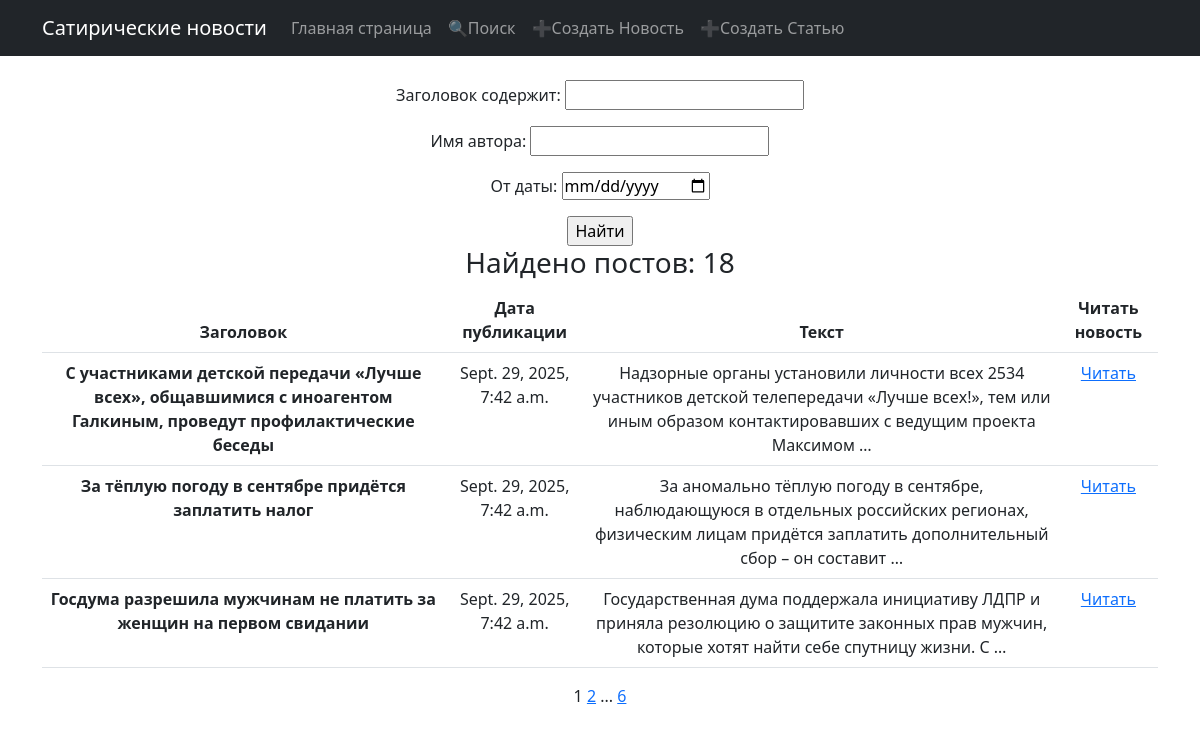
/posts/search/, run on the app's committed database.
### blog/models.py (models this page shows, shortened)
class Post(models.Model):
    NEWS = 'NW'
    ARTICLE = 'AR'
    CATEGORY_CHOICES = (
        (NEWS, 'Новость'),
        (ARTICLE, 'Статья'),
    )
    author = models.ForeignKey(Author, on_delete=models.CASCADE, related_name='posts')
    post_type = models.CharField(max_length=2, choices=CATEGORY_CHOICES, default=ARTICLE)
    date_time = models.DateTimeField(auto_now_add=True)
    category = models.ManyToManyField(Category, through='PostCategory')
    title = models.CharField(max_length=500)
    text = models.TextField()
    rating = models.SmallIntegerField(default=0)
    url_img = models.URLField(blank=True, max_length=500)

### blog/views.py (the view)
# urls.py: path('search/', SearchPosts.as_view(), name='search_posts'),
class SearchPosts(ListView):
    paginate_by = 3
    model = Post
    ordering = 'date_time'
    template_name = 'search.html'
    context_object_name = 'posts'
    def get_queryset(self):
        queryset = super().get_queryset()
        self.filterset = PostFilter(self.request.GET, queryset)
        return self.filterset.qs
    def get_context_data(self, **kwargs) -> dict:
        context = super().get_context_data(**kwargs)
        context['search_filter'] = self.filterset
        context['total_posts'] = self.filterset.qs.count()
        return context

### blog/templatetags/custom_filters.py (called while the page is built)
@register.filter(name='censor')
def censor(value):
    bad_words = ['жопа', 'говно', 'мразь']
    for bad_word in bad_words:
        value = value.replace(bad_word, '*' * len(bad_word))
    return value

### templates/search.html (shortened to what this page needs)
{% extends 'flatpages/default.html' %}
{% load custom_filters %}
{% load custom_tags %}
{% block content %}
<br>
<form action="" method="get">
    {{ search_filter.form.as_p }}
    <input type="submit" value="Найти" />
</form>
<div class="col-lg-12 text-center">
    <h3>Найдено постов: {{ total_posts }}</h3>
    <table class="table">
        <thead>
            <tr>
                <th scope="row">Заголовок</th>
                <th scope="col">Дата публикации</th>
                <th scope="col">Текст</th>
                <th scope="col">Читать новость</th>
            </tr>
        </thead>
        <tbody>
            {% for post in posts %}
            <tr>
                <th scope="row">{{ post.title }}</th>
                <td>{{ post.date_time }}</td>
                <td>{{ post.text | truncatewords:20 | censor}}</td>
                <td><a href="/posts/{{ post.pk }}">Читать</a></td>
            </tr>
            {% endfor %}
        </tbody>
    </table>
</div>
{{ page_obj.number }}
{% if page_obj.has_next %}
<a href="?page={{ page_obj.next_page_number }}">{{ page_obj.next_page_number }}</a>
{% if paginator.num_pages != page_obj.next_page_number %}
...
<a href="?page={{ page_obj.paginator.num_pages }}">{{ page_obj.paginator.num_pages }}</a>
{% endif %}
{% endif %}
</div>
{% endblock content %}

### data on the page
Post: title "С участниками детской передачи «Лучше всех», общавшимися с иноагентом Галкиным, проведут профилактические беседы", date_time "Sept. 29, 2025, 7:42 a.m.", text|censor "Надзорные органы установили личности всех 2534 участников детской телепередачи «Лучше всех!», тем или иным образом контактировавших с ведущим проекта Максимом …"
Post: title "За тёплую погоду в сентябре придётся заплатить налог", date_time "Sept. 29, 2025, 7:42 a.m.", text|censor "За аномально тёплую погоду в сентябре, наблюдающуюся в отдельных российских регионах, физическим лицам придётся заплатить дополнительный сбор – он составит …"
Post: title "Госдума разрешила мужчинам не платить за женщин на первом свидании", date_time "Sept. 29, 2025, 7:42 a.m.", text|censor "Государственная дума поддержала инициативу ЛДПР и приняла резолюцию о защитите законных прав мужчин, которые хотят найти себе спутницу жизни. С …"

### other printed values
{{ total_posts }} "18"
{{ page_obj.number }} "1"
{{ page_obj.next_page_number }} "2"
{{ page_obj.paginator.num_pages }} "6"
